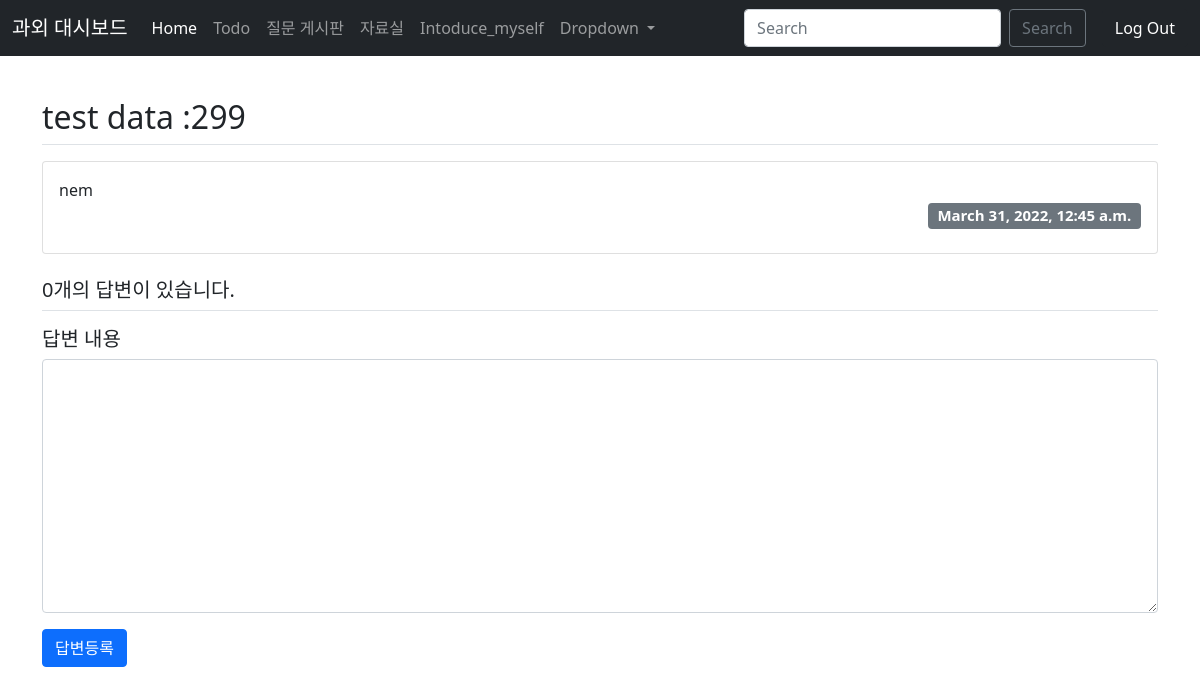
The app's page /board/305/ (signed in), older data.
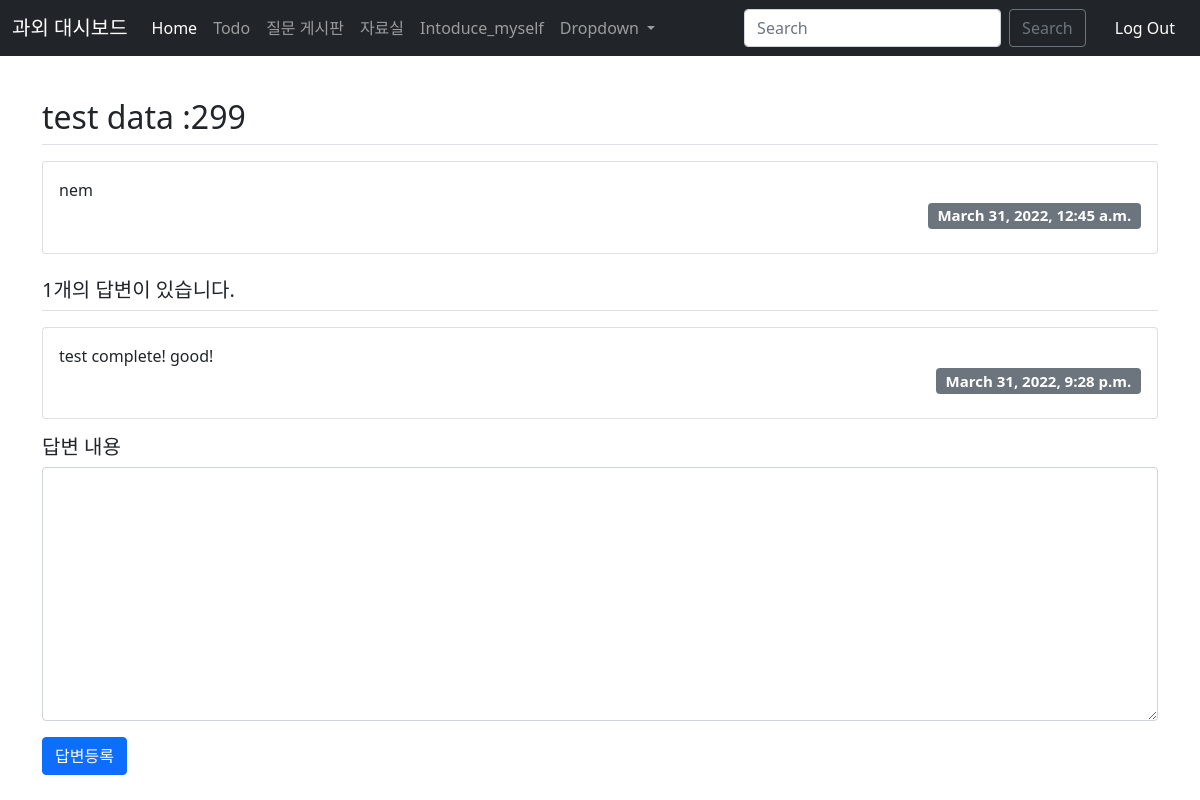
The same page, newer data.
### board/models.py (models this page shows, shortened)
class Question(models.Model):
    subject = models.CharField(max_length=200, verbose_name='질문제목')
    content = models.TextField(verbose_name='질문내용')
    create_date = models.DateTimeField(auto_now=True, verbose_name='작성일시')

class Answer(models.Model):
    question = models.ForeignKey(Question, on_delete=models.CASCADE, verbose_name='답변제목')
    content = models.TextField(verbose_name='답변내용')
    create_date = models.DateTimeField(auto_now=True, verbose_name='작성일시')

### board/views.py (the view)
# urls.py: path('<int:question_id>/', detail, name='detail'),
def detail(request, question_id):
    question = get_object_or_404(Question, pk=question_id)
    context = {'question': question}
    return render(request, 'board/question_detail.html', context)

### board/templates/board/question_detail.html (shortened to what this page needs)
{%extends 'base.html' %}
{% block content %}
<div class="container">
    <h2 class="border-bottom py-2">{{ question.subject }}</h2>
        <div class="card my-3">
            <div class="card-body">
                <div class="card-text" style="white-space: pre-line;">{{ question.content }}</div>
             <div class="d-flex justify-content-end">
             <h5><span class="badge bg-secondary pr-5">{{question.create_date}}</span></h5>
            </div>
        </div>
</div>
    <h5 class="border-bottom my-3 py-2">{{question.answer_set.count }}개의 답변이 있습니다.</h5>
            {% for answer in question.answer_set.all %}
            <div class="card my-3">
                <div class="card-body">
                    <div class="card-text" style="white-space: pre-line;">{{ answer.content }}</div>
                    <div class="d-flex justify-content-end">
                        <h5><span class="badge bg-secondary">{{answer.create_date}}</span></h5>
                    </div>
                </div>
            </div>
            {% endfor %}
    <form action="{% url 'board:answer_create' question.id %}" method="post" class="my-3">
    <h5>답변 내용</h5>
    <div class="form-group">
        <textarea name="content" id="content" class="form-control" rows="10"></textarea>
    </div>
    <input type="submit" value="답변등록" class="btn btn-primary pull-right mt-3">
    </form>
</div>
{% endblock %}

Row changes from the older to the newer data that the page shows:
computed for Question "test data :299": answer_set.count "0" → "1"
added Answer: content "test complete! good!", create_date "March 31, 2022, 9:28 p.m."
